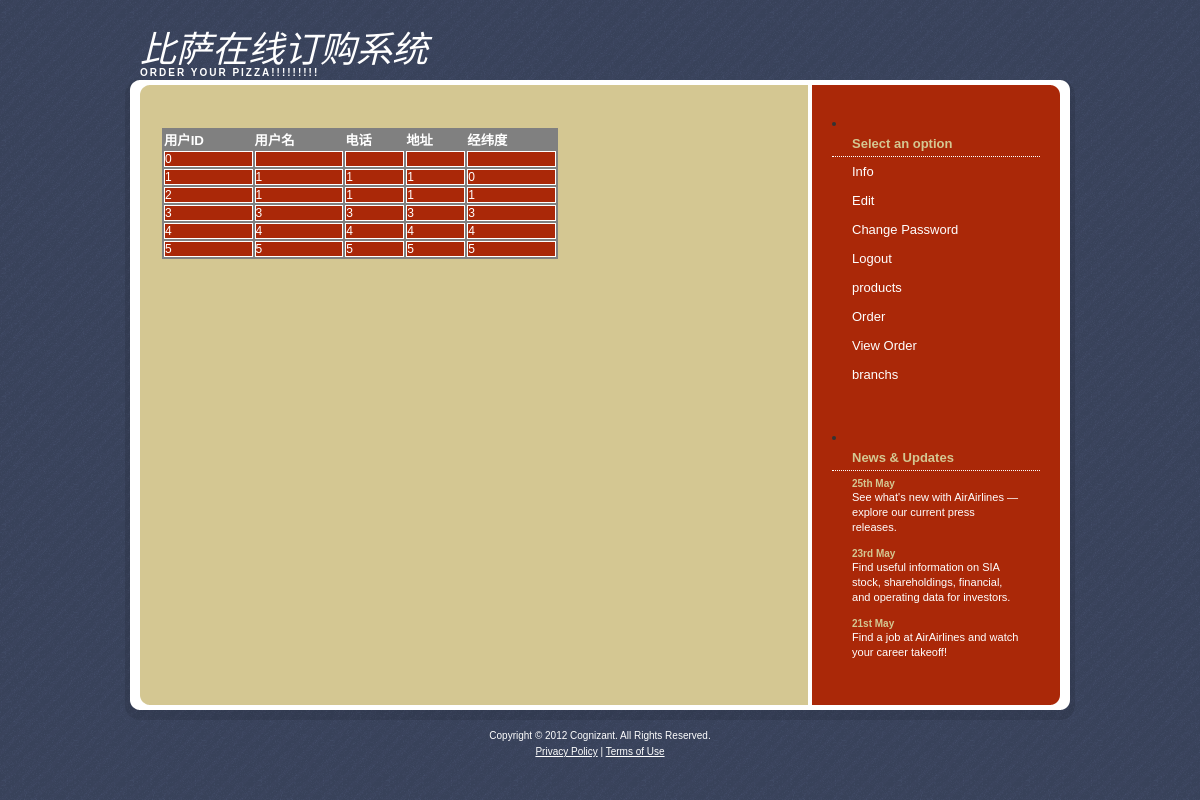
/userinfo.php (signed in), run on the app's committed database.
### tables this page shows
CREATE TABLE `user` (
  `uid` varchar(20) NOT NULL COMMENT '用户ID',
  `name` varchar(10) NOT NULL COMMENT '用户名',
  `password` varchar(50) NOT NULL COMMENT '密码',
  `tel` varchar(20) NOT NULL COMMENT '电话',
  `address` varchar(100) NOT NULL COMMENT '地址',
  `coordinate` varchar(20) NOT NULL default '0' COMMENT '坐标',
  `isadmin` char(1) NOT NULL default 'N' COMMENT '管理员标志',
  PRIMARY KEY  (`uid`)
);

### foodmanager.php (called while the page is built, shortened)
<?php
include("domain/user.php");
function getUserInfo($uid) {
    if($uid == 0) {
        $query = "SELECT * FROM user";
    }
    else {
        $query = "SELECT * FROM user WHERE UID='".$uid."'";
    }
    $result = mysql_query($query) or die ("Query Failed ".mysql_error());
    $lineId = 0;
    while($row = mysql_fetch_array($result)) {
        $uid = $row['uid'];
        $name = $row['name'];
        $tel = $row['tel'];
        $address = $row['address'];
        $coordinate = $row['coordinate'];
        $password = $row['password'];
        $isAdmin = $row['isadmin'];
        $user = new User();
        $user->set_uid($uid);
        $user->set_name($name);
        $user->set_tel($tel);
        $user->set_address($address);
        $user->set_coordinate($coordinate);
        $user->set_password($password);
        $user->set_isadmin($isAdmin);
        $userData[$lineId] = $user;
        $lineId = $lineId + 1;
    }
    return $userData;
}
?>

### domain/user.php (called while the page is built, shortened)
<?php
class User {
  private $uid;
  private $name;
  private $tel;
  private $address;
  private $coordinate;
  public function get_uid() {
    return $this->uid;
  }
  public function set_uid($uid) {
    $this->uid = $uid;
  }
  public function get_name() {
    return $this->name;
  }
  public function set_name($name) {
    $this->name = $name;
  }
  public function get_address() {
    return $this->address;
  }
  public function set_address($address) {
    $this->address = $address;
  }
  public function get_tel() {
    return $this->tel;
  }
  public function set_tel($tel) {
    $this->tel = $tel;
  }
  public function get_coordinate() {
    return $this->coordinate;
  }
  public function set_coordinate($coordinate) {
    $this->coordinate = $coordinate;
  }
}
?>

### userinfo.php (the view, shortened to what this page needs)
<!DOCTYPE html PUBLIC "-//W3C//DTD XHTML 1.0 Strict//EN" "http://www.w3.org/TR/xhtml1/DTD/xhtml1-strict.dtd">
<html xmlns="http://www.w3.org/1999/xhtml">
    <head>
        <link href="css/default.css" rel="stylesheet" type="text/css" />
    </head>
    <?php
            include("foodmanager.php");
    ?>
    <body>
        <div id="wrapper">
        <?php include 'include/header.php'; ?>
            <div id="page">
                <div id="content">
                    <div id="welcome">
                        <table class="aatable">
                            <tr>
                                <th>用户ID</th>
                                <th>用户名</th>
                                <th>电话</th>
                                <th>地址</th>
                                <th>经纬度</th>
                            </tr>
                            <?php
                            $userData = getUserInfo($uid);
                            for($index=0;$index < count($userData);$index++){
                                $user = $userData[$index];
                                echo "<tr>";
                                echo "<td>".$user->get_uid()."</td>";
                                echo "<td>".$user->get_name()."</td>";                            	echo "<td>".$user->get_tel()."</td>";
                                echo "<td>".$user->get_address()."</td>";
                                echo "<td>".$user->get_coordinate()."</td>";
                                echo "</tr>";
                            }
                            ?>
                        </table>
                    </div>
                </div>
                <div id="sidebar">
                        <?php if ($_SESSION['isAdmin'] ){
                                include 'include/adminnav.php';
                                }else{
                                  include 'include/usernav.php';
                                } ?>
                            <?php include 'include/updates.php'; ?>
                </div>
                <div style="clear: both; height: 1px"></div>
            </div>
                <?php include 'include/footer.php'; ?>
        </div>
    </body>
</html>

### css/default.css (style rules this page uses)
* { margin: 0; padding: 0; }
body { background: #D4C792 url(images/img01.gif); font-family: Arial, Helvetica, sans-serif; font-size: 13px; color: #333333; }
#page { width: 950px; margin: 0 auto; background: #D4C792 url(images/img04.gif) repeat-y; }
#content { float: left; width: 388px; padding: 30px 0 0 35px; }
#sidebar { float: right; width: 208px; padding: 0 35px 0 0; }
TABLE.aatable { font-family:arial; font-size:10pt; background-color:#808080; width:400px; border-style:solid; border-color:#D4C792; border-width:2px; }
TH { font-size:10pt; color:white; text-align:left; }
TD { font-size:9pt; background-color:#AA2808; color:white; border-style:solid; border-width:1px; text-align:left; }

### data on the page
user: uid "0"
user: uid "1", name "1", tel "1", address "1", coordinate "0"
user: uid "2", name "1", tel "1", address "1", coordinate "1"
user: uid "3", name "3", tel "3", address "3", coordinate "3"
user: uid "4", name "4", tel "4", address "4", coordinate "4"
user: uid "5", name "5", tel "5", address "5", coordinate "5"
